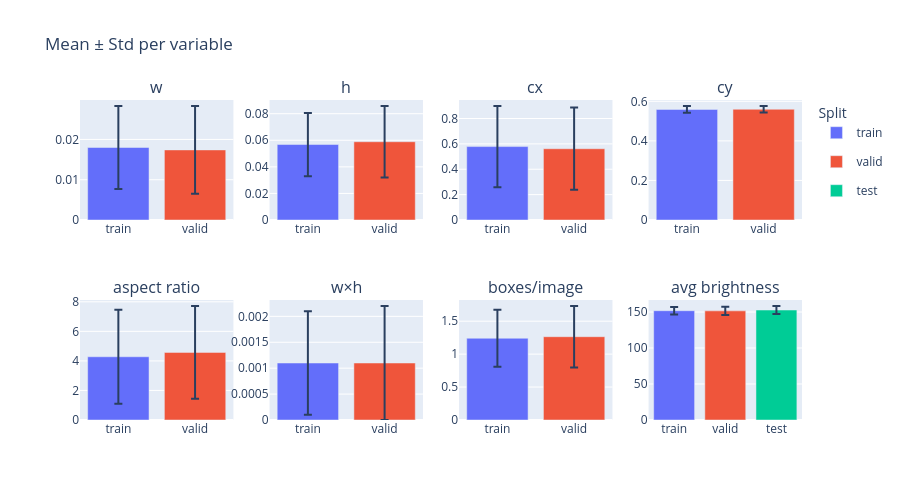

Source (notebook cell):
### Code cell
variables = ["w", "h", "cx", "cy", "aspect ratio", "w×h", "boxes/image", "avg brightness"]
colors = {"train": "#636EFA", "valid": "#EF553B", "test": "#00CC96"}

cols = 4
rows = 2
fig = make_subplots(rows=rows, cols=cols, subplot_titles=variables)

for i, var in enumerate(variables):
    row = i // cols + 1
    col = i % cols + 1
    splits = ["train", "valid", "test"] if var == "avg brightness" else ["train", "valid"]
    
    for split in splits:
        fig.add_trace(go.Bar(
            name=split,
            x=[split],
            y=[pivot.loc[var][f"Mean ({split})"]],
            error_y=dict(type="data", array=[pivot.loc[var][f"Std ({split})"]], visible=True),
            marker_color=colors[split],
            showlegend=(i == 0),
        ), row=row, col=col)

fig.update_layout(
    title="Mean ± Std per variable",
    height=500,
    barmode="group",
    legend_title="Split",
)

fig.add_trace(go.Bar(
    name="test",
    x=[None],
    y=[None],
    marker_color=colors["test"],
    showlegend=True,
    legendgroup="test",
))

fig.show()

### Figure 1 — Plotly figure (JSON) as saved in the notebook; plotly's stock layout.template omitted (floating-point values rounded to 4 significant figures)
{"data": [{"error_y": {"array": [0.0103], "type": "data", "visible": true}, "marker": {"color": "#636EFA"}, "name": "train", "showlegend": true, "type": "bar", "x": ["train"], "xaxis": "x", "y": [0.018], "yaxis": "y"}, {"error_y": {"array": [0.0109], "type": "data", "visible": true}, "marker": {"color": "#EF553B"}, "name": "valid", "showlegend": true, "type": "bar", "x": ["valid"], "xaxis": "x", "y": [0.0174], "yaxis": "y"}, {"error_y": {"array": [0.0238], "type": "data", "visible": true}, "marker": {"color": "#636EFA"}, "name": "train", "showlegend": false, "type": "bar", "x": ["train"], "xaxis": "x2", "y": [0.0568], "yaxis": "y2"}, {"error_y": {"array": [0.0269], "type": "data", "visible": true}, "marker": {"color": "#EF553B"}, "name": "valid", "showlegend": false, "type": "bar", "x": ["valid"], "xaxis": "x2", "y": [0.0589], "yaxis": "y2"}, {"error_y": {"array": [0.3198], "type": "data", "visible": true}, "marker": {"color": "#636EFA"}, "name": "train", "showlegend": false, "type": "bar", "x": ["train"], "xaxis": "x3", "y": [0.5787], "yaxis": "y3"}, {"error_y": {"array": [0.3241], "type": "data", "visible": true}, "marker": {"color": "#EF553B"}, "name": "valid", "showlegend": false, "type": "bar", "x": ["valid"], "xaxis": "x3", "y": [0.5616], "yaxis": "y3"}, {"error_y": {"array": [0.0173], "type": "data", "visible": true}, "marker": {"color": "#636EFA"}, "name": "train", "showlegend": false, "type": "bar", "x": ["train"], "xaxis": "x4", "y": [0.5589], "yaxis": "y4"}, {"error_y": {"array": [0.0166], "type": "data", "visible": true}, "marker": {"color": "#EF553B"}, "name": "valid", "showlegend": false, "type": "bar", "x": ["valid"], "xaxis": "x4", "y": [0.5597], "yaxis": "y4"}, {"error_y": {"array": [3.181], "type": "data", "visible": true}, "marker": {"color": "#636EFA"}, "name": "train", "showlegend": false, "type": "bar", "x": ["train"], "xaxis": "x5", "y": [4.28], "yaxis": "y5"}, {"error_y": {"array": [3.139], "type": "data", "visible": true}, "marker": {"color": "#EF553B"}, "name": "valid", "showlegend": false, "type": "bar", "x": ["valid"], "xaxis": "x5", "y": [4.576], "yaxis": "y5"}, {"error_y": {"array": [0.001], "type": "data", "visible": true}, "marker": {"color": "#636EFA"}, "name": "train", "showlegend": false, "type": "bar", "x": ["train"], "xaxis": "x6", "y": [0.0011], "yaxis": "y6"}, {"error_y": {"array": [0.0011], "type": "data", "visible": true}, "marker": {"color": "#EF553B"}, "name": "valid", "showlegend": false, "type": "bar", "x": ["valid"], "xaxis": "x6", "y": [0.0011], "yaxis": "y6"}, {"error_y": {"array": [0.4326], "type": "data", "visible": true}, "marker": {"color": "#636EFA"}, "name": "train", "showlegend": false, "type": "bar", "x": ["train"], "xaxis": "x7", "y": [1.241], "yaxis": "y7"}, {"error_y": {"array": [0.4663], "type": "data", "visible": true}, "marker": {"color": "#EF553B"}, "name": "valid", "showlegend": false, "type": "bar", "x": ["valid"], "xaxis": "x7", "y": [1.264], "yaxis": "y7"}, {"error_y": {"array": [5.303], "type": "data", "visible": true}, "marker": {"color": "#636EFA"}, "name": "train", "showlegend": false, "type": "bar", "x": ["train"], "xaxis": "x8", "y": [151.8], "yaxis": "y8"}, {"error_y": {"array": [5.649], "type": "data", "visible": true}, "marker": {"color": "#EF553B"}, "name": "valid", "showlegend": false, "type": "bar", "x": ["valid"], "xaxis": "x8", "y": [151.6], "yaxis": "y8"}, {"error_y": {"array": [5.598], "type": "data", "visible": true}, "marker": {"color": "#00CC96"}, "name": "test", "showlegend": false, "type": "bar", "x": ["test"], "xaxis": "x8", "y": [152.7], "yaxis": "y8"}, {"legendgroup": "test", "marker": {"color": "#00CC96"}, "name": "test", "showlegend": true, "type": "bar", "x": [null], "y": [null]}], "layout": {"annotations": [{"font": {"size": 16}, "showarrow": false, "text": "w", "x": 0.1062, "xanchor": "center", "xref": "paper", "y": 1, "yanchor": "bottom", "yref": "paper"}, {"font": {"size": 16}, "showarrow": false, "text": "h", "x": 0.3688, "xanchor": "center", "xref": "paper", "y": 1, "yanchor": "bottom", "yref": "paper"}, {"font": {"size": 16}, "showarrow": false, "text": "cx", "x": 0.6313, "xanchor": "center", "xref": "paper", "y": 1, "yanchor": "bottom", "yref": "paper"}, {"font": {"size": 16}, "showarrow": false, "text": "cy", "x": 0.8938, "xanchor": "center", "xref": "paper", "y": 1, "yanchor": "bottom", "yref": "paper"}, {"font": {"size": 16}, "showarrow": false, "text": "aspect ratio", "x": 0.1062, "xanchor": "center", "xref": "paper", "y": 0.375, "yanchor": "bottom", "yref": "paper"}, {"font": {"size": 16}, "showarrow": false, "text": "w×h", "x": 0.3688, "xanchor": "center", "xref": "paper", "y": 0.375, "yanchor": "bottom", "yref": "paper"}, {"font": {"size": 16}, "showarrow": false, "text": "boxes/image", "x": 0.6313, "xanchor": "center", "xref": "paper", "y": 0.375, "yanchor": "bottom", "yref": "paper"}, {"font": {"size": 16}, "showarrow": false, "text": "avg brightness", "x": 0.8938, "xanchor": "center", "xref": "paper", "y": 0.375, "yanchor": "bottom", "yref": "paper"}], "barmode": "group", "height": 500, "legend": {"title": {"text": "Split"}}, "title": {"text": "Mean ± Std per variable"}, "xaxis": {"anchor": "y", "domain": [0, 0.2125]}, "xaxis2": {"anchor": "y2", "domain": [0.2625, 0.475]}, "xaxis3": {"anchor": "y3", "domain": [0.525, 0.7375]}, "xaxis4": {"anchor": "y4", "domain": [0.7875, 1]}, "xaxis5": {"anchor": "y5", "domain": [0, 0.2125]}, "xaxis6": {"anchor": "y6", "domain": [0.2625, 0.475]}, "xaxis7": {"anchor": "y7", "domain": [0.525, 0.7375]}, "xaxis8": {"anchor": "y8", "domain": [0.7875, 1]}, "yaxis": {"anchor": "x", "domain": [0.625, 1]}, "yaxis2": {"anchor": "x2", "domain": [0.625, 1]}, "yaxis3": {"anchor": "x3", "domain": [0.625, 1]}, "yaxis4": {"anchor": "x4", "domain": [0.625, 1]}, "yaxis5": {"anchor": "x5", "domain": [0, 0.375]}, "yaxis6": {"anchor": "x6", "domain": [0, 0.375]}, "yaxis7": {"anchor": "x7", "domain": [0, 0.375]}, "yaxis8": {"anchor": "x8", "domain": [0, 0.375]}}}
